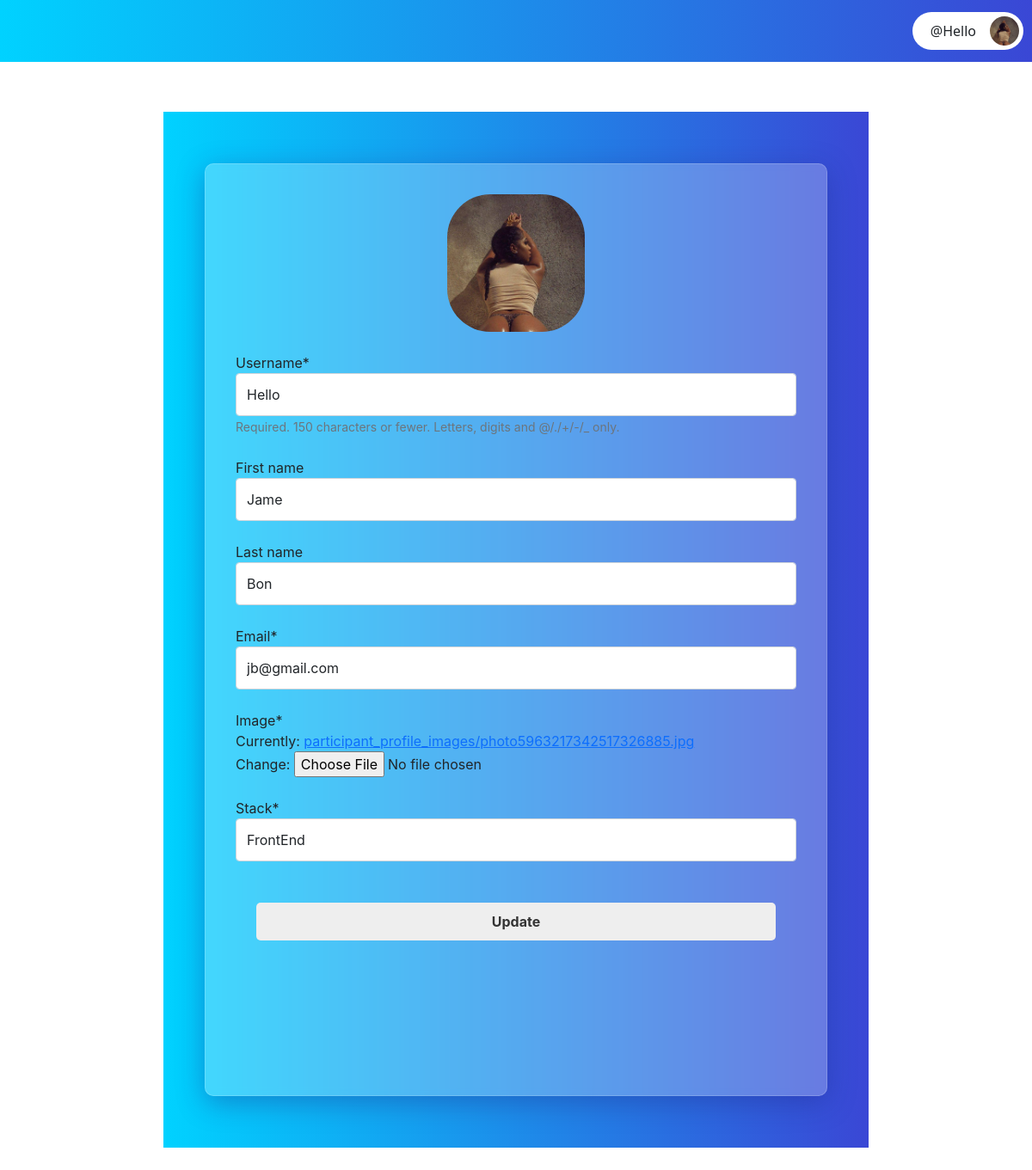
The app's page /participants/en/profile/update/ (signed in), older data.
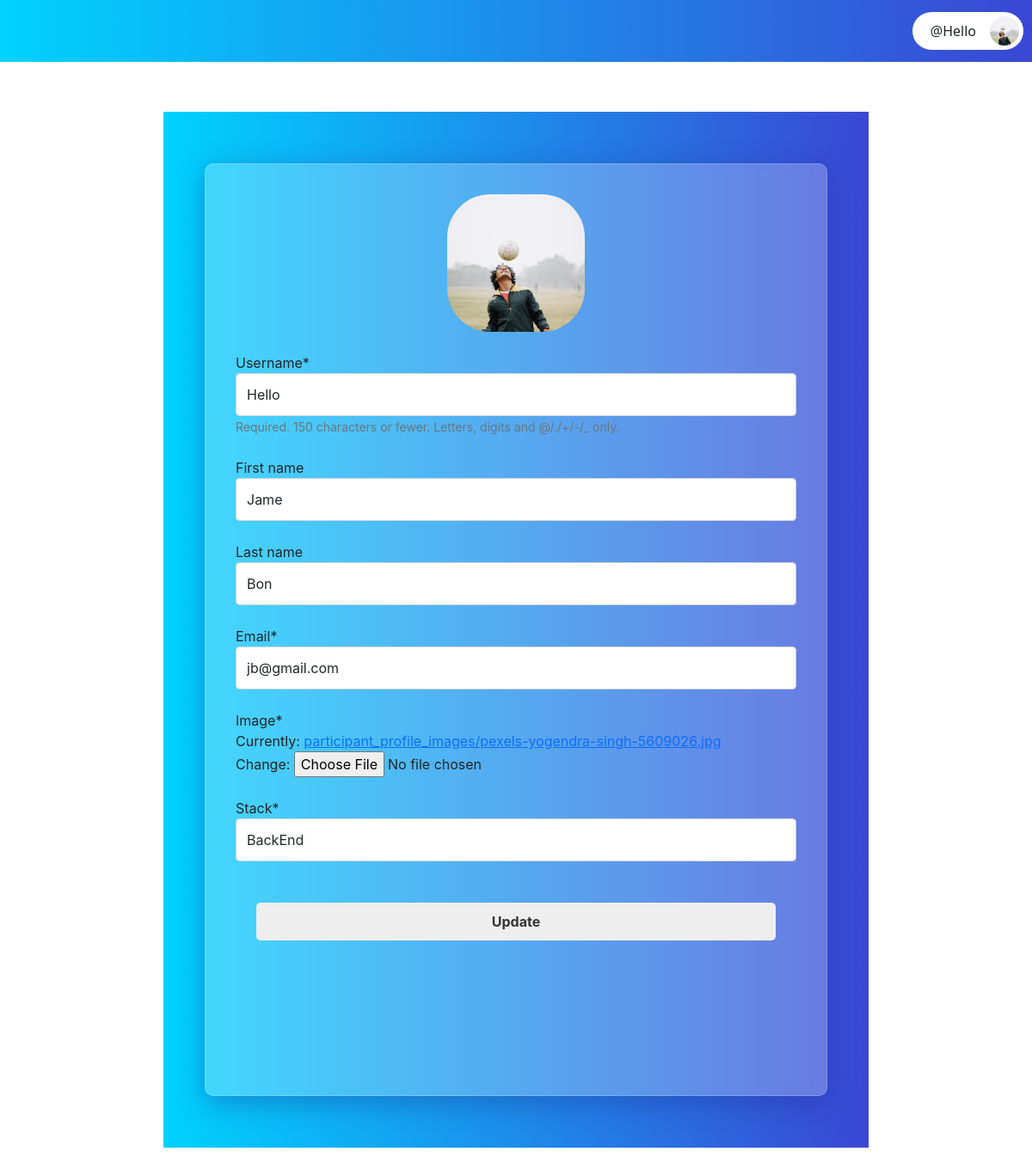
The same page, newer data.
### core/models.py (models this page shows, shortened)
class CustomUser(AbstractUser):
    GENDER = [
        ('Male', 'Male'),
        ('Female', 'Female'),
    ]
    id =  models.UUIDField(unique=True, primary_key=True, default=uuid.uuid4, editable=False)
    email = models.EmailField(unique=True)
    gender = models.CharField(max_length=6, choices=GENDER, default=GENDER[0])
    dob = models.DateField(null=True)
    is_participant = models.BooleanField(default=False)
    is_judge = models.BooleanField(default=False)
    is_admin = models.BooleanField(default=False)

### participants/models.py (models this page shows, shortened)
class Participant(models.Model):
    STACKS = [
        ('FrontEnd', 'FrontEnd'),
        ('BackEnd', 'BackEnd'),
        ('FullStack', 'FullStack'),
    ]
    id = models.UUIDField(default=uuid.uuid4, unique=True, editable=False, primary_key=True)
    user = models.OneToOneField(CustomUser, on_delete=models.CASCADE)
    image = models.ImageField(default="participant_image.png", upload_to="participant_profile_images")
    stack = models.CharField(max_length=30, choices=STACKS, default=STACKS[0])

### participants/views.py (the view, shortened to what this page needs)
# urls.py: path('profile/update/', ParticipantProfileUpdate.as_view(), name='participant_profile_update'),
class ParticipantProfileUpdate(LoginRequiredMixin, UserPassesTestMixin, View):
    def get(self, request, *args, **kwargs):
        template_name = "participants/profile_update.html"
        context = {
            "main_form": UserUpdateForm(instance=request.user),
            "secondary_form": ParticipantUpdateForm(instance=request.user.participant),
        }
        return render(request, template_name, context)
    def test_func(self) -> Optional[bool]:
        if not self.request.user.is_participant:
            return False
        return True

### core/forms.py
class UserUpdateForm(forms.ModelForm):
    class Meta:
        model = CustomUser
        fields = [
            'username',
            'first_name',
            'last_name',
            'email',
        ]

### participants/forms.py
class ParticipantUpdateForm(forms.ModelForm):
    class Meta:
        model = Participant
        fields = [
            "image",
            "stack"
        ]

### participants/templates/participants/profile_update.html (shortened to what this page needs)
{% extends 'participants/dashboard.html' %}
{% load crispy_forms_tags %}
{% load static %}
{% block dashboard_content %}
<div class="main-content p-3 mt-4">
    <div class="profile-wrapper">
        <div class="auth-form-container p-5">
            <form method="POST" enctype="multipart/form-data">
                <div class="p-image mx-auto p-image-lg animate__animated animate__zoomIn animate__faster">
                    {% if user.is_participant %}
                    <img src="{{ user.participant.image.url }}" alt="participant_image">
                    {% elif user.is_judge %}
                    <img src="{{ user.judgeprofile.profile_picture.url }}" alt="judges_profile">
                    {% endif %}
                </div>
                {% for field in main_form %}
                <div class="form-floating mt-4">
                    {{ field|as_crispy_field }}
                </div>
                {% endfor %}
                {% for field in secondary_form %}
                <div class="form-floating mt-4">
                    {{ field|as_crispy_field }}
                </div>
                {% endfor %}
                <div class="form-group mt-4 p-4">
                    <input type="submit" value="Update" class="auth-btn">
                </div>
            </form>
        </div>
    </div>
</div>
{% endblock %}

### participants/templates/participants/dashboard.html (shortened to what this page needs)
{% extends 'core/base.html' %}
{% load static %}
{% load crispy_forms_tags %}
{% block content %}
<div id="main">
    <header>
        <div class="header-content">
            <div class="d-flex justify-content-between align-items-center pl-4 pr-4">
                <div class="menu-btn-container">
                    <button class="menu-btn" onclick="openNav()"><i class="fa fa-bars"></i></button>
                </div>
                <div class="header-controls">
                    {% if user.is_participant %}
                    <a href="{% url 'participant_dashboard' %}" class="text-light"><i class="fa fa-home"></i></a>
                    <a href="{% url 'participant_profile' %}" class="text-light mx-3"><i class="fa fa-user"></i></a>
                    {% elif user.is_judge %}
                    <a href="{% url 'judges_dashboard' %}" class="text-light"><i class="fa fa-home"></i></a>
                    <a href="{% url 'judges_profile' %}" class="text-light mx-3"><i class="fa fa-user"></i></a>
                    {% endif %}
                    <a href="{% url 'logout' %}" class="text-danger ml-3"><i class="fa fa-sign-out-alt"></i></a>
                </div>
                <div class="avatar d-flex align-items-center profile_btn ">
                    <button class="d-flex align-items-center justify-content-center" id="toggleProfile"
                        data-toggle="false">
                        <span class="text-dark mx-3"> @{{ user.username }}</span>
                        <div class="p-image">
                            {% if user.is_participant %}
                            <img src="{{ user.participant.image.url }}" alt="participant_image">
                            {% elif user.is_judge %}
                            <img src="{{ user.judgeprofile.profile_picture.url }}" alt="judges_profile">
                            {% endif %}
                        </div>
                    </button>
                </div>
            </div>
        </div>
    </header>
    <main>
        <div class="main-wrapper">
            <div class="d-flex">
                {% block dashboard_content %}{% endblock %}
            </div>
        </div>
    </main>
</div>
{% endblock %}

Row changes from the older to the newer data that the page shows:
changed CustomUser "Hello": participant.image: a different picture
changed Participant: stack "FrontEnd" → "BackEnd"
Text that changed along with them:
text no longer shown: "Image Currently: participant_profile_images/photo5963217342517326885.jpg Change:"
text now shown: "Image Currently: participant_profile_images/pexels-yogendra-singh-5609026.jpg Change:"
